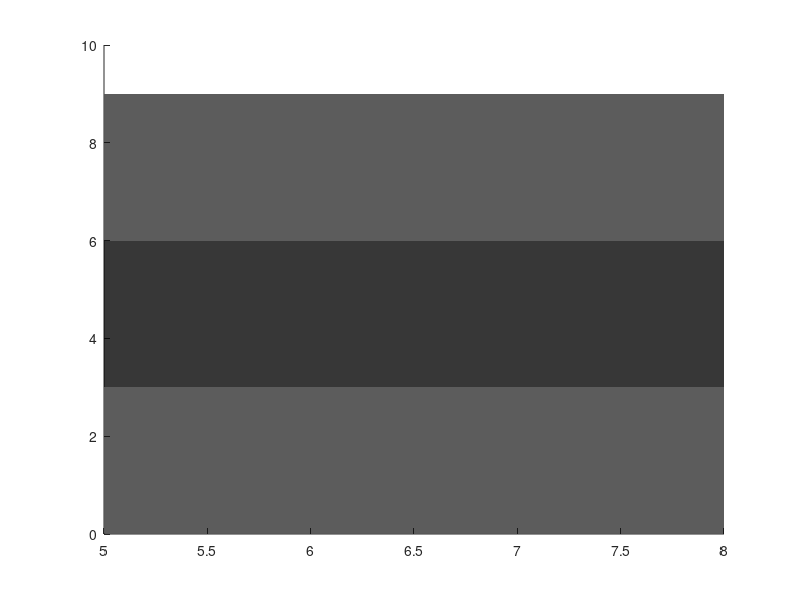

Recreate this plot in MATLAB.
function plotWall()
    alphaFace = 0.4;
    n = 16;
    wall(1).coord = [5, 5, 8, 8;
                     0, 0, 0, 0;
                     0, 9, 9, 0];
      
    wall(2).coord = [5, 5, 5, 5;
                     0, 0, 3, 3;
                     0, 9, 9, 0];

    wall(3).coord = [5, 5, 8, 8;
                     3, 3, 3, 3;
                    3, 6, 6, 3];

    wall(4).coord = [8, 8, 8, 8;
                     0, 0, 3, 3;
                     0, 9, 9, 0];
                
    wall(5).coord = [5, 5, 5, 5;
                     3, 3, 6, 6;
                     0, 3, 3, 0];
             
    wall(6).coord = [8, 8, 8, 8;
                     3, 3, 6, 6;
                     0, 3, 3, 0];

    wall(7).coord = [5, 5, 5, 5;
                     3, 3, 6, 6;
                     6, 9, 9, 6];
             
    wall(8).coord = [8, 8, 8, 8;
                     3, 3, 6, 6;
                     6, 9, 9, 6];

    wall(9).coord = [5, 5, 8, 8;
                     6, 6, 6, 6;
                     3, 6, 6, 3];
      
    wall(10).coord = [5, 5, 5, 5;
                      6, 6, 9, 9;
                      0, 9, 9, 0];

    wall(11).coord = [5, 5, 8, 8;
                      9, 9, 9, 9;
                      0, 9, 9, 0];

    wall(12).coord = [8, 8, 8, 8;
                      6, 6, 9, 9;
                      0, 9, 9, 0];
              
    wall(13).coord = [5, 5, 8, 8;
                      3, 6, 6, 3;
                      3, 3, 3, 3];

    wall(14).coord = [5, 5, 8, 8;
                      3, 6, 6, 3;
                      6, 6, 6, 6];

    wall(15).coord = [5, 5, 8, 8;
                      0, 9, 9, 0;
                      0, 0, 0, 0];
              
    wall(16).coord = [5, 5, 8, 8;
                      0, 9, 9, 0;
                      9, 9, 9, 9];

    for i =1:n
        patch(wall(i).coord(1, :), wall(i).coord(2, :), wall(i).coord(3, :), 'black', 'FaceAlpha', alphaFace, 'EdgeColor', 'none')
    end
end